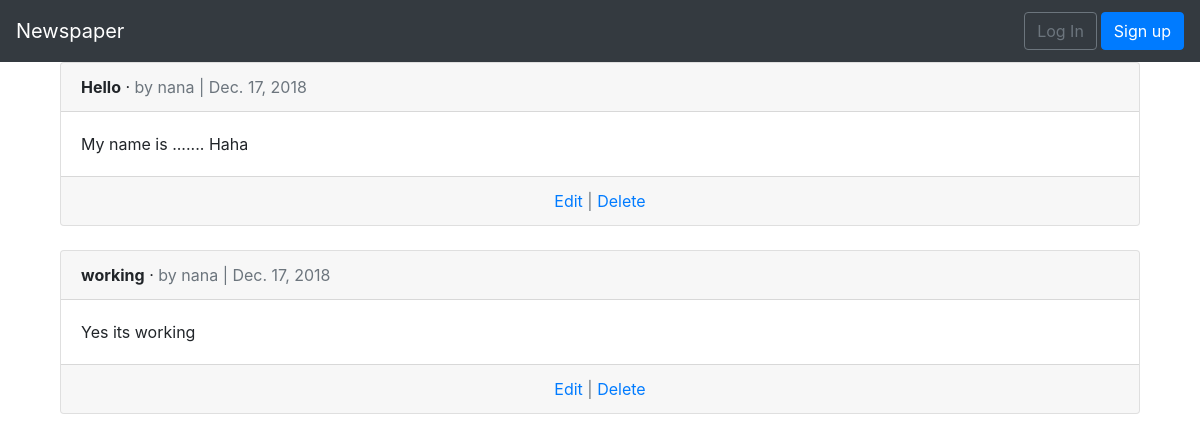
The page /articles/ on the database as committed earlier.
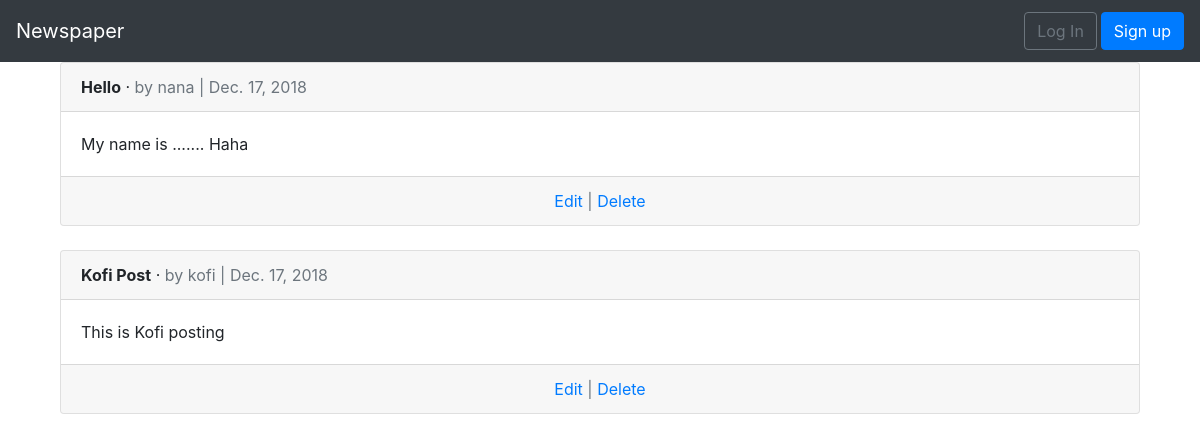
The same page on the database as committed later.
### articles/models.py (models this page shows, shortened)
class Articles(models.Model):
    title=models.CharField(max_length=255)
    content=models.TextField()
    time =models.DateField(auto_now_add=True)
    author=models.ForeignKey(get_user_model(), on_delete=models.CASCADE)
    class Meta:
        verbose_name_plural='Articles'

### users/models.py (models this page shows)
class CustomUser(AbstractUser):
    age = models.PositiveIntegerField(null=True, blank=True)

### articles/views.py (the view)
# urls.py: path('',ArticleListView.as_view(),name='article_list'),
class ArticleListView(ListView):
    model = Articles
    template_name = 'article_list.html'

### templates/article_list.html
{% extends 'base.html' %}
{% block content %}
{% for article in object_list %}
<div class="container">
        <div class="card">
                <div class="card-header">
                  <span class="font-weight-bold">{{ article.title }}</span> &middot;
                  <span class="text-muted">by {{ article.author }} |
                  {{ article.time }}</span>
                </div>
                <div class="card-body">
                  {{ article.content }}
                </div>
                  <div class="card-footer text-center text-muted">
                        <a href="{% url 'article_edit' article.pk %}">Edit</a> |
                        <a href="{% url 'article_delete' article.pk %}">Delete</a>
                    </div>
          </div>
          <br />
</div>
{% endfor %}
{% endblock content %}

### templates/base.html (shortened to what this page needs)
<!DOCTYPE html>
<html>
    <head>
        <link rel="stylesheet" href="https://stackpath.bootstrapcdn.com/bootstrap/4.1.3/css/bootstrap.min.css">
        <link rel="stylesheet" href="https://use.fontawesome.com/releases/v5.6.1/css/all.css">
    </head>
    <body>
        <nav class="navbar navbar-expand-md navbar-dark bg-dark mb- ">
            <a class="navbar-brand" href="{% url 'home' %}">Newspaper</a>
                    <div class="collapse navbar-collapse" id="navbarCollapse">
                        {% if user.is_authenticated %}
                        <ul class="navbar-nav ml-auto">
                <li class="nav-item">
                        <a href="{% url 'article_new' %}">+ New</a>
                        <a class="nav-link dropdown-toggle" href="#" id="userMenu"
                                      data-toggle="dropdown" aria-haspopup="true"
                                      aria-expanded="false">
                                      {{ user.username }}
                        </a>
                    <div class="dropdown-menu dropdown-menu-right" aria-labelledby="userMenu">
                        <div class="container">
                                <h3>{{user.username}}</h3>
                        </div>
                        <div class="dropdown-divider"></div>
                        <a class="dropdown-item" href="#"><i class="fas fa-user"></i> Profile </a>
                        <a class="dropdown-item" href="#"><i class="fas fa-list-alt"></i>List </a>
                        <a class="dropdown-item" href="#"><i class="fas fa-bolt"></i>Moments </a>
                        <hr/>
                        <a class="dropdown-item" href="{% url 'home' %}"> <i class="fas fa-home"></i> Home </a>
                        <a class="dropdown-item" href="{% url 'article_list' %}"> <i class="fas fa-newspaper"></i> Articles </a>
                        <a class="dropdown-item" href="{% url 'logout' %}"> <i class="fas fa-sign-out-alt"></i> Log Out</a>
                        <a class="dropdown-item" href="{% url 'password_change'%}"><i class="fas fa-key"></i>Change password</a>
                    </div>
                </li>
                        </ul> {% else %}
                            <form class="form-inline ml-auto">
                            <a href="{% url 'login' %}" class="btn btn-outline-secondary m-1"> Log In</a>
                            <a href="{% url 'signup' %}" class="btn btn-primary ml- ">
                            Sign up</a> </form>
                        {% endif %} </div>
            </nav>
        <div class='container'>
                {% block content %}
                {%  endblock content %}
        </div>
    </body>
</html>

Rows that differ between the two databases and show on the page:
removed Articles: title "working", author "nana", time "Dec. 17, 2018", content "Yes its working"
added Articles: title "Kofi Post", author "kofi", time "Dec. 17, 2018", content "This is Kofi posting"
